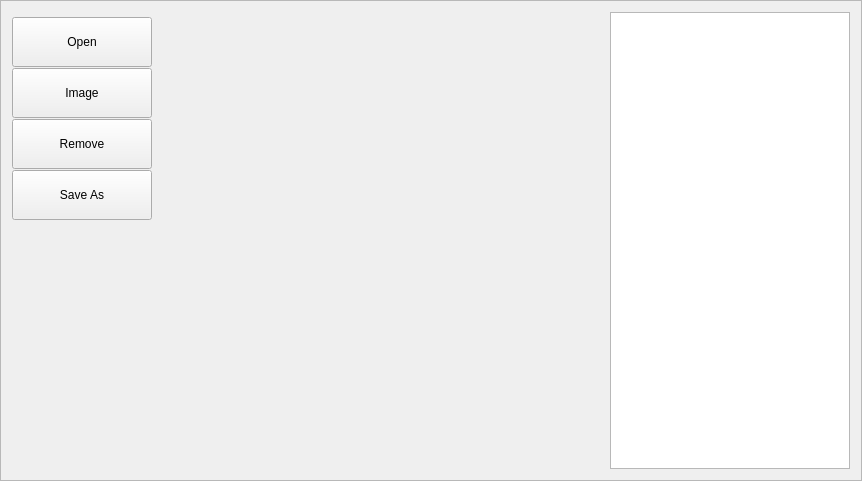
<?xml version="1.0" encoding="UTF-8"?>
<ui version="4.0">
 <class>CameraView</class>
 <widget class="QFrame" name="CameraView">
  <property name="geometry">
   <rect>
    <x>0</x>
    <y>0</y>
    <width>862</width>
    <height>481</height>
   </rect>
  </property>
  <property name="windowTitle">
   <string>Frame</string>
  </property>
  <property name="styleSheet">
   <string notr="true">QLabel,QSpinBox,QDoubleSpinBox,QPushButton,QLineEdit,QComboBox{
	min-height:48px;
	font: 12pt &quot;黑体&quot;;
}

QGroupBox{
	font: Bold 14pt &quot;黑体&quot;;
}

QDialog{
	background-color: rgb(255, 255, 255);
}</string>
  </property>
  <property name="frameShape">
   <enum>QFrame::StyledPanel</enum>
  </property>
  <property name="frameShadow">
   <enum>QFrame::Raised</enum>
  </property>
  <layout class="QHBoxLayout" name="horizontalLayout_2" stretch="0,1,0">
   <item>
    <layout class="QVBoxLayout" name="verticalLayout">
     <property name="spacing">
      <number>1</number>
     </property>
     <item>
      <widget class="QPushButton" name="openBtn">
       <property name="minimumSize">
        <size>
         <width>140</width>
         <height>50</height>
        </size>
       </property>
       <property name="maximumSize">
        <size>
         <width>140</width>
         <height>40</height>
        </size>
       </property>
       <property name="text">
        <string>Open</string>
       </property>
      </widget>
     </item>
     <item>
      <widget class="QPushButton" name="cameraBtn">
       <property name="minimumSize">
        <size>
         <width>140</width>
         <height>50</height>
        </size>
       </property>
       <property name="maximumSize">
        <size>
         <width>140</width>
         <height>40</height>
        </size>
       </property>
       <property name="text">
        <string>Image</string>
       </property>
      </widget>
     </item>
     <item>
      <widget class="QPushButton" name="removeBtn">
       <property name="minimumSize">
        <size>
         <width>140</width>
         <height>50</height>
        </size>
       </property>
       <property name="maximumSize">
        <size>
         <width>140</width>
         <height>40</height>
        </size>
       </property>
       <property name="text">
        <string>Remove</string>
       </property>
      </widget>
     </item>
     <item>
      <widget class="QPushButton" name="moveToBtn">
       <property name="minimumSize">
        <size>
         <width>140</width>
         <height>50</height>
        </size>
       </property>
       <property name="maximumSize">
        <size>
         <width>140</width>
         <height>40</height>
        </size>
       </property>
       <property name="text">
        <string>Save As</string>
       </property>
      </widget>
     </item>
     <item>
      <spacer name="verticalSpacer">
       <property name="orientation">
        <enum>Qt::Vertical</enum>
       </property>
       <property name="sizeHint" stdset="0">
        <size>
         <width>20</width>
         <height>40</height>
        </size>
       </property>
      </spacer>
     </item>
    </layout>
   </item>
   <item>
    <widget class="QStackedWidget" name="stackedWidget">
     <property name="currentIndex">
      <number>1</number>
     </property>
     <widget class="QWidget" name="cameraPage">
      <layout class="QHBoxLayout" name="horizontalLayout">
       <item>
        <widget class="QLabel" name="cameraLabel">
         <property name="styleSheet">
          <string notr="true">background-color: rgb(0, 0, 0);
color: rgb(255, 255, 255);</string>
         </property>
         <property name="text">
          <string/>
         </property>
         <property name="scaledContents">
          <bool>false</bool>
         </property>
         <property name="alignment">
          <set>Qt::AlignCenter</set>
         </property>
        </widget>
       </item>
      </layout>
     </widget>
     <widget class="QWidget" name="imagePage">
      <layout class="QVBoxLayout" name="verticalLayout_2" stretch="10,0">
       <property name="spacing">
        <number>0</number>
       </property>
       <property name="leftMargin">
        <number>0</number>
       </property>
       <property name="topMargin">
        <number>0</number>
       </property>
       <property name="rightMargin">
        <number>0</number>
       </property>
       <property name="bottomMargin">
        <number>0</number>
       </property>
       <item>
        <widget class="QLabel" name="imageLabel">
         <property name="text">
          <string/>
         </property>
         <property name="scaledContents">
          <bool>true</bool>
         </property>
        </widget>
       </item>
       <item>
        <widget class="QLabel" name="titleLabel">
         <property name="text">
          <string/>
         </property>
         <property name="alignment">
          <set>Qt::AlignCenter</set>
         </property>
        </widget>
       </item>
      </layout>
     </widget>
    </widget>
   </item>
   <item>
    <widget class="QListWidget" name="listWidget">
     <property name="minimumSize">
      <size>
       <width>240</width>
       <height>0</height>
      </size>
     </property>
     <property name="maximumSize">
      <size>
       <width>170</width>
       <height>16777215</height>
      </size>
     </property>
     <property name="verticalScrollBarPolicy">
      <enum>Qt::ScrollBarAsNeeded</enum>
     </property>
     <property name="selectionMode">
      <enum>QAbstractItemView::ExtendedSelection</enum>
     </property>
     <property name="selectionBehavior">
      <enum>QAbstractItemView::SelectRows</enum>
     </property>
     <property name="iconSize">
      <size>
       <width>80</width>
       <height>80</height>
      </size>
     </property>
     <property name="movement">
      <enum>QListView::Static</enum>
     </property>
     <property name="flow">
      <enum>QListView::TopToBottom</enum>
     </property>
     <property name="viewMode">
      <enum>QListView::ListMode</enum>
     </property>
    </widget>
   </item>
  </layout>
 </widget>
 <resources/>
 <connections/>
</ui>
